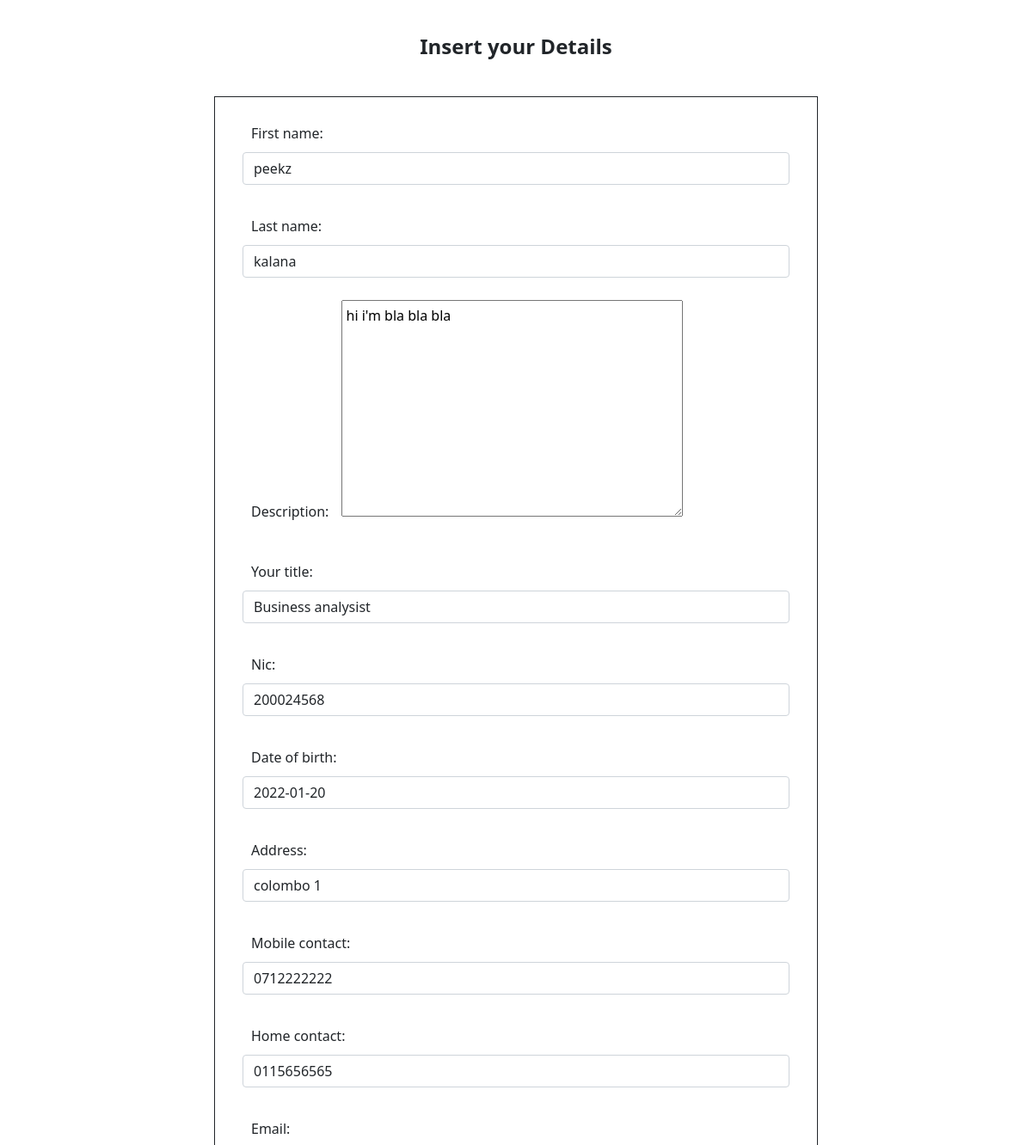
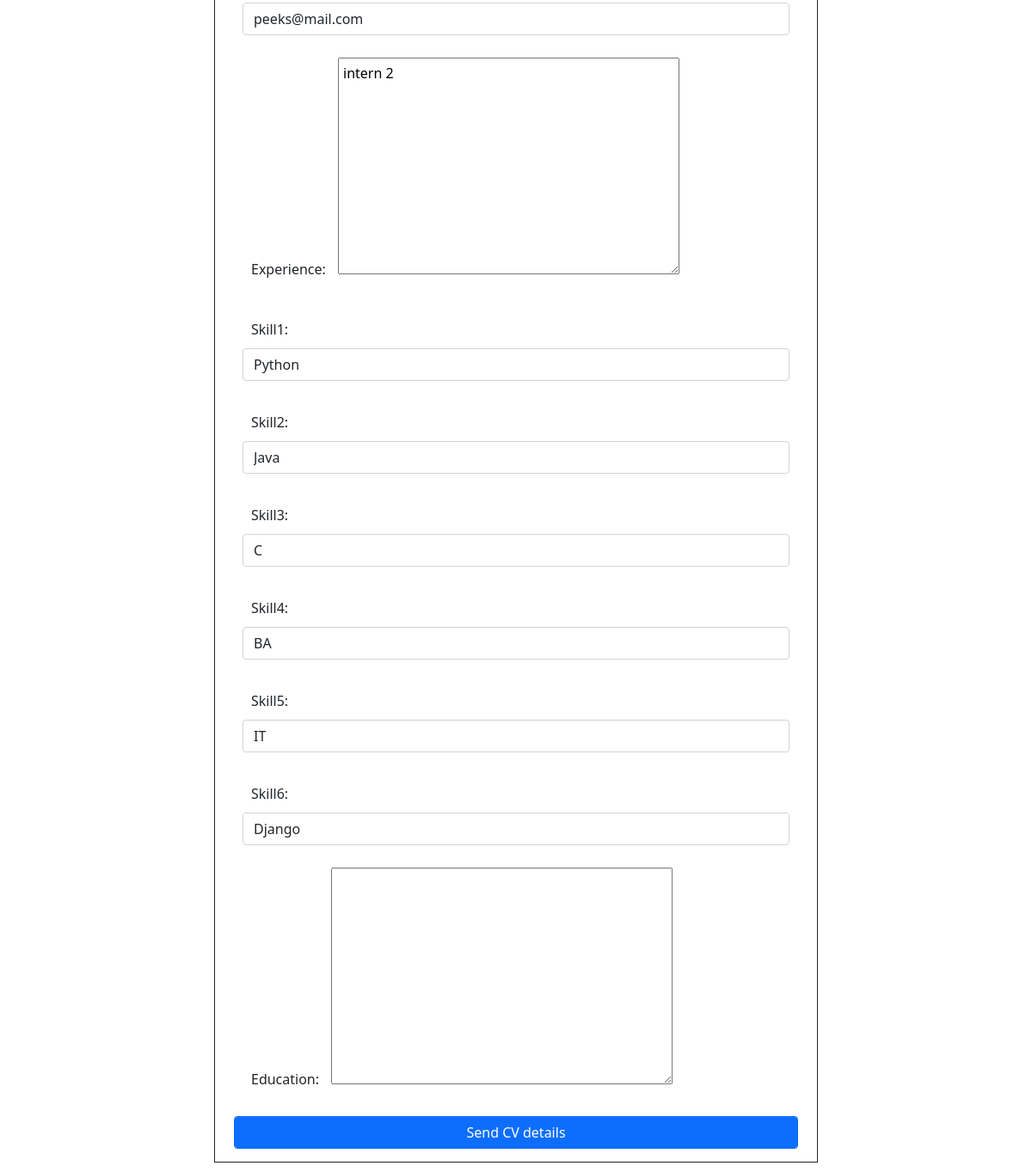
The app's page /updatecv/9/ with its own data (2 pictures, top to bottom).
### CVgenr/models.py (models this page shows, shortened)
class Cvdetails(models.Model):
    first_name = models.CharField(max_length=100, null=True)
    last_name = models.CharField(max_length=100, null=True)
    description = models.TextField(null=True)
    your_title = models.CharField(max_length=500, blank=True, null=True)
    nic = models.CharField(max_length=20, null=True)
    date_of_birth = models.DateField(max_length=20, null=True)
    address = models.CharField(max_length=100, null=True)
    mobile_contact = models.CharField(max_length=10, null=True)
    home_contact = models.CharField(max_length=10, null=True)
    email = models.CharField(max_length=100, null=True)
    experience = models.TextField(null=True)
    skill1 = models.CharField(max_length=50, null=True)
    skill2 = models.CharField(max_length=50, null=True)
    skill3 = models.CharField(max_length=50, null=True)
    skill4 = models.CharField(max_length=50, null=True)
    skill5 = models.CharField(max_length=50, null=True)
    skill6 = models.CharField(max_length=50, null=True)
    education = models.TextField(null=True)
    date_created = models.DateTimeField(auto_now_add=True, null=True)

### CVgenr/views.py (the view)
# urls.py: path('updatecv/<str:pk>/', views.updatecv, name="updatecv"),
def updatecv(request, pk):
    cvdata = Cvdetails.objects.get(id=pk)
    form = CvDetailsForm(instance = cvdata)
    if request.method == 'POST':
        form = CvDetailsForm(request.POST, instance = cvdata)
        if form.is_valid():
            form.save()
            return redirect('/button')
    context = {'form':form}
    return render(request, 'CVpages/dilcvcreate.html', context)

### CVgenr/forms.py
class CvDetailsForm(ModelForm):
    class Meta:
        model = Cvdetails
        fields = '__all__'

### CVdemo/context_processors.py (called while the page is built)
def project_context(request):
    context = {
        'me':User.objects.first(),
    }
    return context

### CVgenr/templates/CVpages/dilcvcreate.html (shortened to what this page needs)
{% load static %}
<!DOCTYPE html>
<html lang="en">
<head>
    <link href="https://cdn.jsdelivr.net/npm/bootstrap@5.0.2/dist/css/bootstrap.min.css" rel="stylesheet">
    <link rel="stylesheet" type="text/css" href="{% static '/css/style.css' %}">
</head>
<body>
    <div class="row">
        <div class="col">
            <center>
                <h4><b> Insert your Details </b></h4>
            </center>
        </div>
    </div>
    <div class="container">
        <form action="" method="POST">
            {{form.as_p}}
            <input type="submit" name="Submit" value="Send CV details" class="btn btn-primary">
        </form>
    </div>
</body>
</html>

### static/css/style.css (style rules this page uses)
* { margin: 5px; padding: 5px; }
.container { width: 60%; border: 1px solid; }

### CVgenr/templates/CVpages/dilcvcreate.html (style rules this page uses)
* { margin: 5px; padding: 5px; }
.container { width: 60%; border: 1px solid; }

### records on screen
Cvdetails: first_name "peekz", last_name "kalana", description "hi i'm bla bla bla", your_title "Business analysist", nic "200024568", date_of_birth "2022-01-20", address "colombo 1", mobile_contact "0712222222", home_contact "0115656565", email "peeks@mail.com", experience "intern 2", skill1 "Python", skill2 "Java", skill3 "C", skill4 "BA", skill5 "IT", skill6 "Django"
